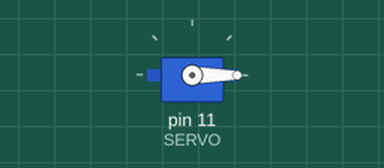
A sketch run on a simulated Arduino Uno, built with avr-gcc and run on an emulated ATmega328P. Shown: servo.

Above: at 0.1 s.
At 1.7 s:
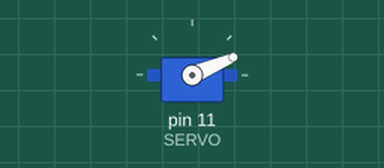
At 3.2 s:
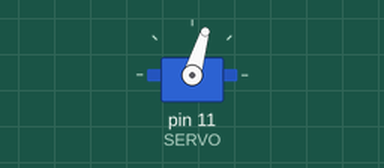
At 6.5 s:
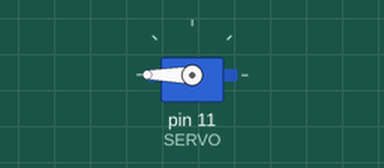
Timing chart, 0 to 8.0 s (numbered marks = the images above):
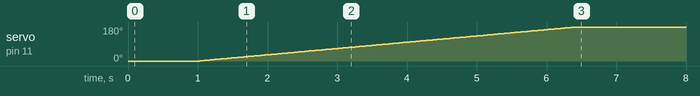

The sketch:

ServoRotate_180.ino
```cpp
#include <Servo.h>

const int SERVO = 11;
Servo servo;

void setup() {
  servo.attach(SERVO);
  servo.write(0);

  delay(1000);

  for (int angle = 0;angle<=180;angle++) {
    servo.write(angle);
    delay(30);
  }
  servo.detach();
}

void loop() {

}
```
